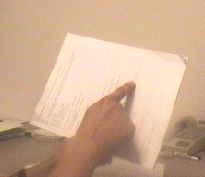
#> input picture homework6/input.bmp, 205 x 177 px, found by its file name
$ python hw6_cv.py
#> lines starting #> are read from the running program, lines starting #| are printed output that depends on the picture; after the words box and inside, x2 and y2 are one past the last pixel; in counts of white or black regions, pixels touching at a corner belong together
import matplotlib.pyplot as plt
import numpy as np
from PIL import Image
import imageio.v2 as imageio
from scipy.ndimage import maximum_filter
import cv2
import math

# [8 lines of commented-out code are left out]


def hough_line(img, angle_step=1, lines_are_white=True, value_threshold=50):
    # Rho and Theta ranges
    thetas = np.deg2rad(np.arange(-90.0, 90.0, angle_step))
    width, height = img.shape
    diag_len = int(round(math.sqrt(width * width + height * height)))
    rhos = np.linspace(-diag_len, diag_len, diag_len * 2)

    # Cache some resuable values
    cos_t = np.cos(thetas)
    sin_t = np.sin(thetas)
    num_thetas = len(thetas)

    # Hough accumulator array of theta vs rho
    accumulator = np.zeros((2 * diag_len, num_thetas), dtype=np.uint8)
    # (row, col) indexes to edges
    are_edges = img > value_threshold if lines_are_white else img < value_threshold
    y_idxs, x_idxs = np.nonzero(are_edges)

    # Vote in the hough accumulator
    for i in range(len(x_idxs)):
        x = x_idxs[i]
        y = y_idxs[i]

        for t_idx in range(num_thetas):
            # Calculate rho. diag_len is added for a positive index
            rho = diag_len + int(round(x * cos_t[t_idx] + y * sin_t[t_idx]))
            accumulator[rho, t_idx] += 1

    return accumulator, thetas, rhos


def show_hough_line(img, accumulator, thetas, rhos, save_path=None, thresh=30):

    fig, ax = plt.subplots(1, 2, figsize=(10, 10))

    ax[0].imshow(img, cmap=plt.cm.gray)
    ax[0].set_title('Input image w/ red hough lines superposed')
    ax[0].axis('image')

    ax[1].imshow(
        accumulator, cmap='viridis',
        extent=[np.rad2deg(thetas[-1]), np.rad2deg(thetas[0]), rhos[-1], rhos[0]])
    ax[1].set_aspect('equal', adjustable='box')
    ax[1].set_title('Hough transform')
    ax[1].set_xlabel('Angles (degrees)')
    ax[1].set_ylabel('Distance (pixels)')
    ax[1].axis('image')

    # Calculate lines from the accumulator
    # Non-maximum suppression to only use one line per local maximum
    maxima = maximum_filter(accumulator, size=20)
    accumulator = (accumulator == maxima) & (accumulator > thresh)
    new_rhos, new_thetas = np.where(accumulator)
    for q in range(len(new_rhos)):
        a = np.cos(thetas[new_thetas[q]])
        b = np.sin(thetas[new_thetas[q]])
        x0 = a * rhos[new_rhos[q]]
        y0 = b * rhos[new_rhos[q]]
        x1 = int(x0 + 1000 * (-b))
        y1 = int(y0 + 1000 * (a))
        x2 = int(x0 - 1000 * (-b))
        y2 = int(y0 - 1000 * (a))
        ax[0].plot((x1, x2), (y1, y2), color='red')

    # Saves the image to desired directory if given
    if save_path is not None:
        plt.savefig(save_path, bbox_inches='tight')
    plt.show()


def rgb2gray(rgb):
    return np.dot(rgb[..., :3], [0.299, 0.587, 0.114]).astype(np.uint8)


if __name__ == '__main__':
    imgpath = 'homework6/input.bmp'
    img = imageio.imread(imgpath)
#> img is the input picture: shape (177, 205, 3); mean R, G, B 206.6, 171.8, 144.6
    if img.ndim == 3:
        img = rgb2gray(img)
#> in rgb2gray, `return np.dot(rgb[..., :3], [0.299, 0.587, 0.114]).astype(np.uint8)`:
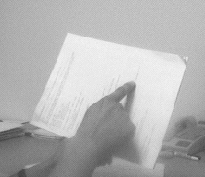
#> returned value: shape (177, 205); min 62, max 245, mean 178.6
    edge_img = cv2.Canny(img, 100, 200)
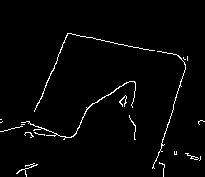
#> edge_img: shape (177, 205); 2.3% white in thin lines or dots, all inside (x1, y1, x2, y2) = (0, 33, 205, 177)

    accumulator, thetas, rhos = hough_line(edge_img)
#> in hough_line, `y_idxs, x_idxs = np.nonzero(are_edges)`: y_idxs = 820 values from 33 to 176; x_idxs = 820 values, max 204 at index 462, min 0 at index 439, mean 103.7
#> the loop in hough_line, `for i in range(len(x_idxs)):` made 820 passes
#> (x, y) on passes 1 to 3: (67, 33), (68, 33), (69, 33)
#> after the loop in hough_line, `for i in range(len(x_idxs)):`:
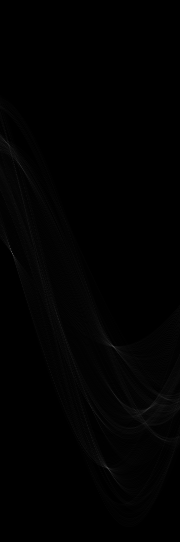
#> accumulator: shape (542, 180); min 0, max 76, mean 1.5
#> thetas = 180 values from -1.57 to 1.55; rhos = 542 values from -271 to 271
    show_hough_line(img, accumulator, thetas, rhos,
                    save_path='homework6/output.png')
#> in show_hough_line, `maxima = maximum_filter(accumulator, size=20)`:
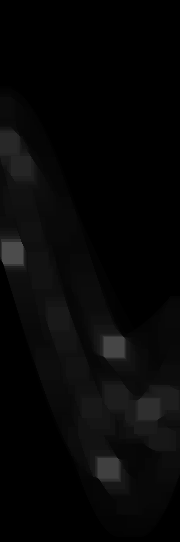
#> maxima: shape (542, 180); min 0, max 76, mean 6.9
#> in show_hough_line, `accumulator = (accumulator == maxima) & (accumulator > thresh)`: accumulator: shape (542, 180) bool; 0.01% white in thin lines or dots, all inside (x1, y1, x2, y2) = (6, 142, 149, 468)
#> in show_hough_line, `new_rhos, new_thetas = np.where(accumulator)`: new_rhos = [142, 165, 253, 346, 408, 467]; new_thetas = [6, 20, 12, 113, 148, 107]
#> the loop in show_hough_line, `for q in range(len(new_rhos)):` made 6 passes
#> (a, b, x0, y0, x1, y1, x2, y2) on passes 1 to 6: (0.105, -0.995, -13.46, 128, 981, 232, -1007, 23), (0.342, -0.94, -36.15, 99.32, 903, 441, -975, -242), (0.208, -0.978, -3.65, 17.15, 974, 225, -981, -190), (0.921, 0.391, 69.63, 29.55, -321, 950, 460, -890), (0.53, 0.848, 73, 116.8, -775, 646, 921, -413), (0.956, 0.292, 188.3, 57.56, -104, 1013, 480, -898)
#> in show_hough_line, `plt.savefig(save_path, bbox_inches='tight')`:
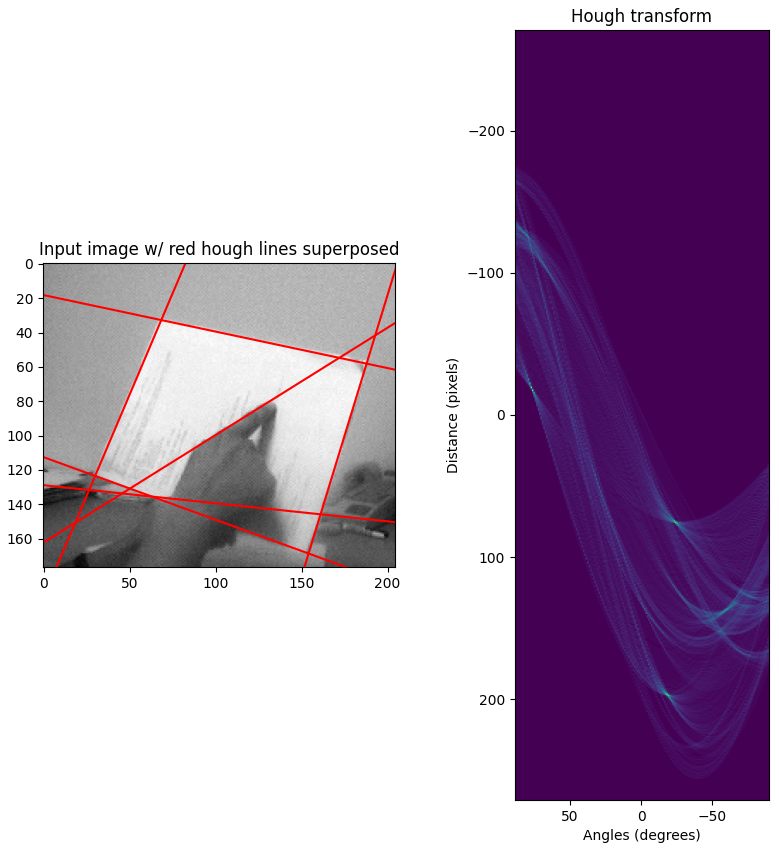
#> figure drawn by matplotlib, 2 panels
